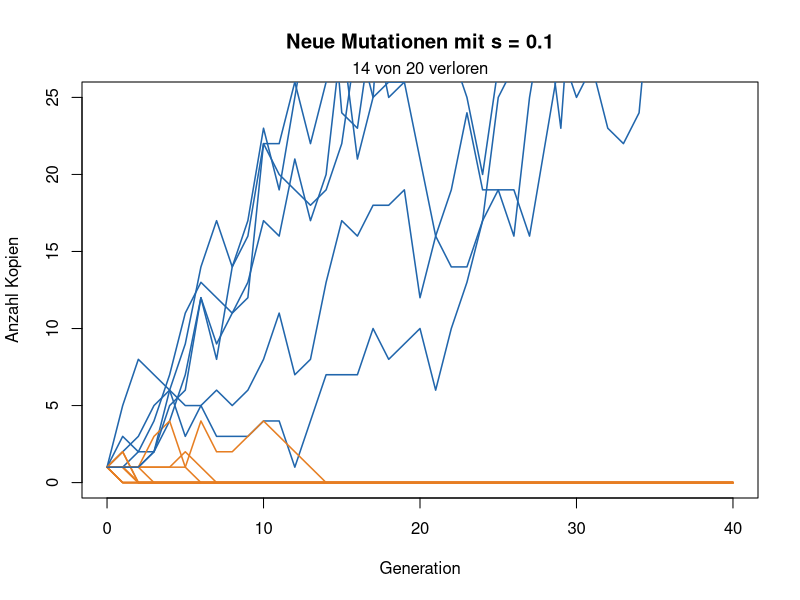
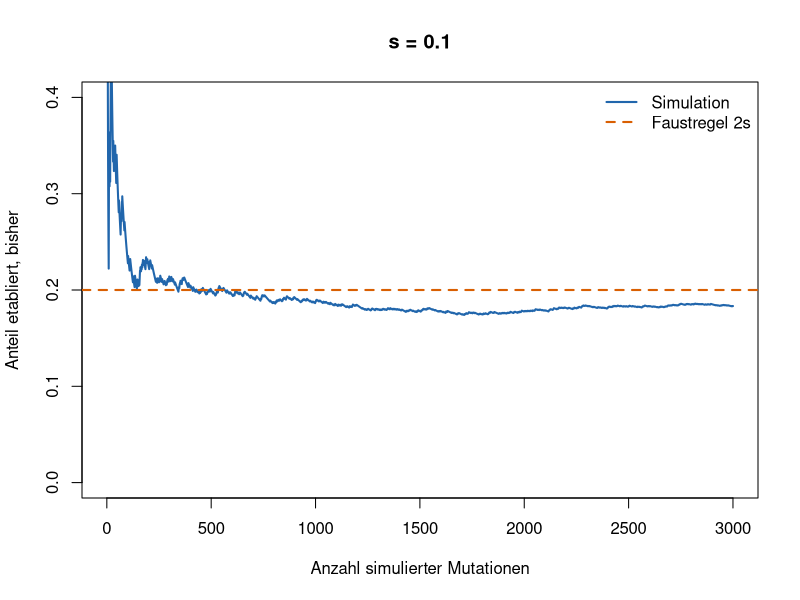
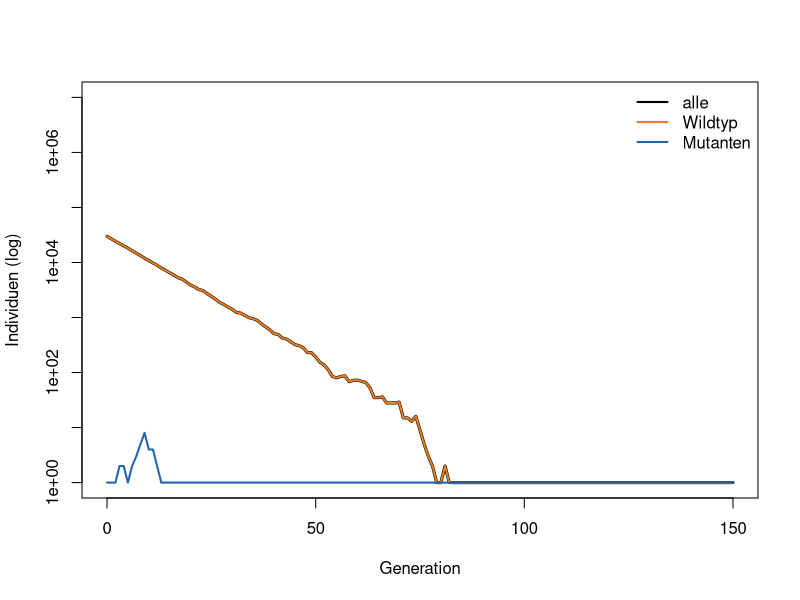
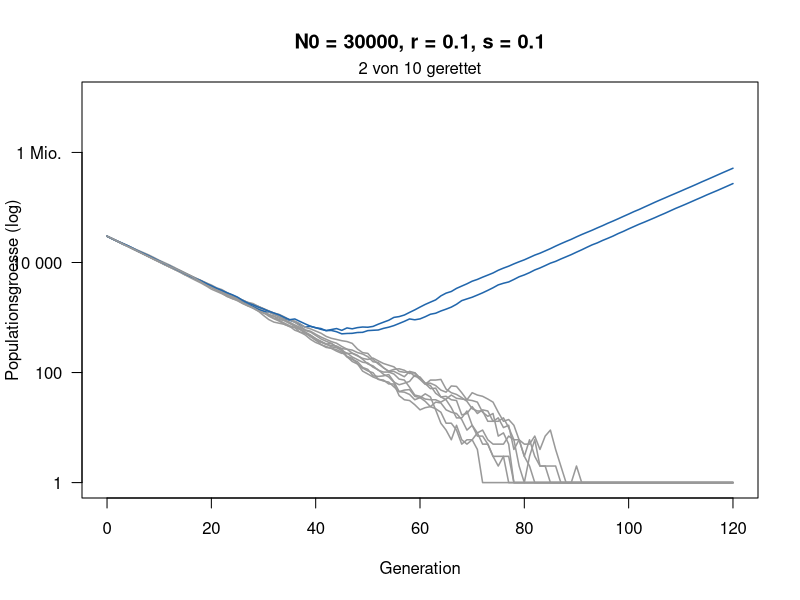
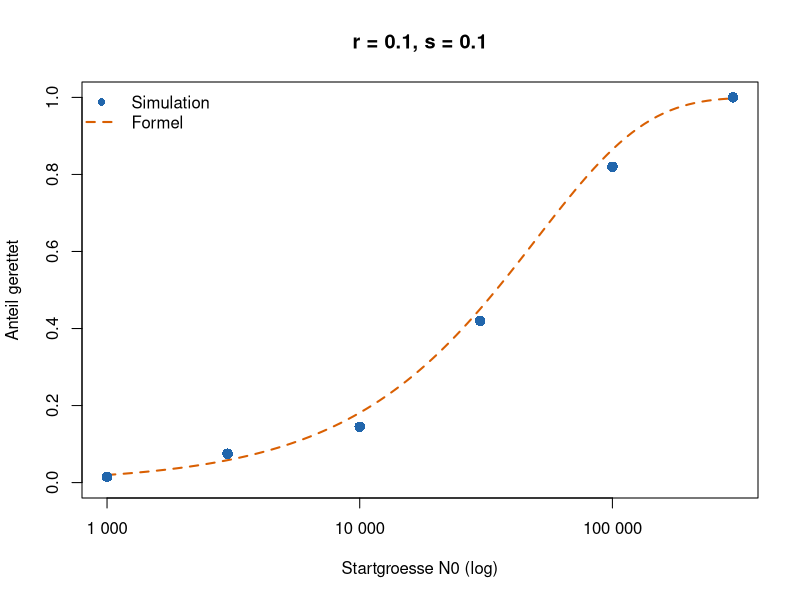
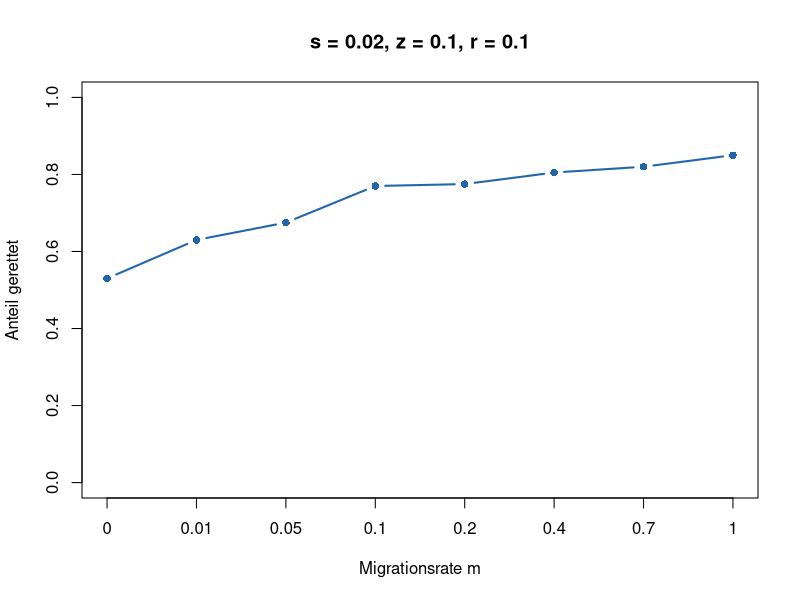
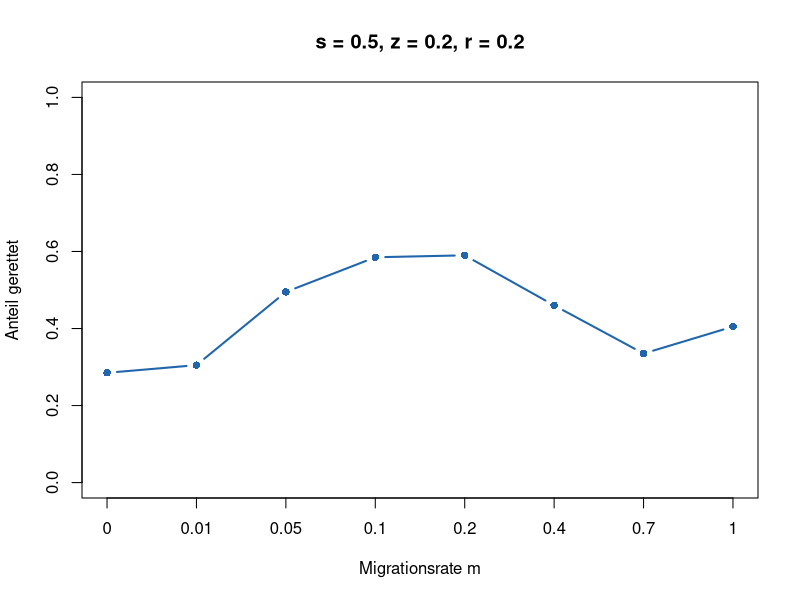

Recreate these plots in R, in order.
## ---- chunk 1
knitr::opts_chunk$set(echo = TRUE, warning = FALSE, message = FALSE,
                      fig.height = 4.6, fig.width = 7.5)
## ---- chunk 2
#| code-fold: true
#| code-summary: "Hilfsfunktionen (nicht verändern)"
# Eine Mutation über die Zeit: jede Kopie hat im Mittel 1 + s Nachkommen
linie <- function(s, generationen = 40) {
  n <- numeric(generationen + 1)
  n[1] <- 1
  for (t in seq_len(generationen)) n[t + 1] <- rpois(1, n[t] * (1 + s))
  n
}

zeige_linien <- function(s, anzahl = 20) {
  plot(NA, xlim = c(0, 40), ylim = c(0, 25), xlab = "Generation",
       ylab = "Anzahl Kopien", main = paste("Neue Mutationen mit s =", s))
  verloren <- 0
  for (i in seq_len(anzahl)) {
    n <- linie(s)
    weg <- n[41] == 0
    verloren <- verloren + weg
    lines(0:40, n, col = if (weg) "#e67e22" else "#2166ac", lwd = 1.5)
  }
  mtext(paste(verloren, "von", anzahl, "verloren"), side = 3, line = 0.2)
}

# Anteil etabliert nach 1, 2, 3, ... Läufen, dazu die Faustregel 2s
zeige_anteil <- function(ergebnisse, s) {
  laeufe <- seq_along(ergebnisse)
  plot(laeufe, cumsum(ergebnisse) / laeufe, type = "l", lwd = 2, col = "#2166ac",
       ylim = c(0, min(1, 4 * s)), xlab = "Anzahl simulierter Mutationen",
       ylab = "Anteil etabliert, bisher", main = paste("s =", s))
  abline(h = 2 * s, lty = 2, lwd = 2, col = "#d95f02")
  legend("topright", c("Simulation", "Faustregel 2s"), col = c("#2166ac", "#d95f02"),
         lty = c(1, 2), lwd = 2, bty = "n")
}

# Eine schrumpfende Population: Wildtyp (1 - r), Mutanten (1 + s)
rettung_lauf <- function(N0, r, s, U = 1e-5, generationen = 120) {
  wt <- N0; mut <- 0
  N <- numeric(generationen + 1); N[1] <- N0
  for (t in seq_len(generationen)) {
    neu <- rbinom(1, wt, U)
    wt <- rpois(1, wt * (1 - r))
    mut <- min(rpois(1, mut * (1 + s)) + neu, 1e7)
    N[t + 1] <- wt + mut
  }
  N
}

zeige_rettung <- function(N0, r, s, anzahl = 10) {
  plot(NA, xlim = c(0, 120), ylim = c(1, 1e7), log = "y", xlab = "Generation",
       ylab = "Populationsgroesse (log)", yaxt = "n",
       main = paste0("N0 = ", N0, ", r = ", r, ", s = ", s))
  axis(2, at = 10^c(0, 2, 4, 6), labels = c("1", "100", "10 000", "1 Mio."), las = 1)
  gerettet <- 0
  for (i in seq_len(anzahl)) {
    N <- rettung_lauf(N0, r, s)
    ok <- N[121] > 0
    gerettet <- gerettet + ok
    lines(0:120, pmax(N, 1), col = if (ok) "#2166ac" else "grey60", lwd = 1.5)
  }
  mtext(paste(gerettet, "von", anzahl, "gerettet"), side = 3, line = 0.2)
}

# 1 = gerettet (1000 Mutanten), 0 = ausgestorben
rettung <- function(N0, r, s, U = 1e-5, grenze = 1000) {
  wt <- N0; mut <- 0
  repeat {
    neu <- rbinom(1, wt, U)
    wt <- rpois(1, wt * (1 - r))
    mut <- rpois(1, mut * (1 + s)) + neu
    if (mut >= grenze) return(1)
    if (wt + mut == 0) return(0)
  }
}

schaetze_rettung <- function(N0, r, s, wiederholungen = 300) {
  mean(replicate(wiederholungen, rettung(N0, r, s)))
}

# Näherung (Orr & Unckless 2014)
formel <- function(N0, r, s, U = 1e-5) round(1 - exp(-2 * N0 * U * s / r), 2)
# Simulation (Punkte) und Formel (Linie) für viele Startgrössen
vergleiche_rettung <- function(r, s, N0_werte = c(1e3, 3e3, 1e4, 3e4, 1e5, 3e5),
                               wiederholungen = 200, U = 1e-5) {
  sim <- sapply(N0_werte, function(N0) schaetze_rettung(N0, r, s, wiederholungen))
  N0_fein <- 10^seq(log10(min(N0_werte)), log10(max(N0_werte)), length.out = 100)
  plot(N0_fein, 1 - exp(-2 * N0_fein * U * s / r), type = "l", lwd = 2, lty = 2,
       col = "#d95f02", log = "x", ylim = c(0, 1), xlab = "Startgroesse N0 (log)",
       ylab = "Anteil gerettet", main = paste0("r = ", r, ", s = ", s), xaxt = "n")
  axis(1, at = c(1e3, 1e4, 1e5), labels = c("1 000", "10 000", "100 000"))
  points(N0_werte, sim, pch = 16, cex = 1.4, col = "#2166ac")
  legend("topleft", c("Simulation", "Formel"), col = c("#2166ac", "#d95f02"),
         pch = c(16, NA), lty = c(NA, 2), lwd = 2, bty = "n")
  invisible(data.frame(N0 = N0_werte, simulation = sim))
}
## ---- chunk 3
#| fig-height: 4.4
#| fig-width: 7.5
zeige_linien(s = 0.1)   # hier s ändern
## ---- chunk 4
s <- 0.1
a <- (1 - s) / 2          # Chance auf keine Nachkommen
n <- 1                    # eine Kopie
2 * rbinom(1, n, 1 - a)   # Kopien in der nächsten Generation: 0 oder 2
## ---- chunk 5
n <- 1                          # eine neue Mutation
verlauf <- n
while (n > 0 && n < 100) {      # solange nicht verloren und nicht etabliert
  n <- 2 * rbinom(1, n, 1 - a)
  verlauf <- c(verlauf, n)
}
verlauf
length(verlauf) - 1             # wie viele Generationen?
## ---- chunk 6
eine_linie <- function(s) {
  a <- (1 - s) / 2
  n <- 1
  while (n > 0 && n < 100) {
    n <- 2 * rbinom(1, n, 1 - a)
  }
  as.numeric(n >= 100)   # 1 = etabliert, 0 = verloren
}

s <- 0.1                                  # hier s ändern
ergebnisse <- replicate(3000, eine_linie(s))
mean(ergebnisse)   # Anteil etabliert
2 * s              # Faustregel 2s
## ---- chunk 7
zeige_anteil(ergebnisse, s)
## ---- chunk 8
#| fig-height: 4.4
#| fig-width: 7.5
N0 <- 30000   # Startgrösse
r  <- 0.1     # Rückgang des Wildtyps pro Generation
s  <- 0.1     # Vorteil der Mutante
U  <- 1e-5    # Mutationsrate
generationen <- 150

# 1. Zustand: ein Platz pro Generation
wt  <- numeric(generationen + 1)
mut <- numeric(generationen + 1)
wt[1]  <- N0
mut[1] <- 0

# 2. und 3.: eine Generation, viele Male
for (t in 1:generationen) {
  neu        <- rbinom(1, wt[t], U)                # neue Mutanten unter den Wildtypen
  wt[t + 1]  <- rpois(1, wt[t] * (1 - r))          # Wildtyp: im Mittel 1 - r Nachkommen
  mut[t + 1] <- rpois(1, mut[t] * (1 + s)) + neu   # Mutanten: im Mittel 1 + s Nachkommen
}

plot(0:generationen, pmax(wt + mut, 1), type = "l", lwd = 3, log = "y",
     xlab = "Generation", ylab = "Individuen (log)", ylim = c(1, 1e7))
lines(0:generationen, pmax(wt, 1),  col = "#e67e22", lwd = 2)
lines(0:generationen, pmax(mut, 1), col = "#2166ac", lwd = 2)
legend("topright", c("alle", "Wildtyp", "Mutanten"), col = c("black", "#e67e22", "#2166ac"),
       lwd = 2, bty = "n")

which(mut > 0)[1] - 1   # in welcher Generation gibt es zum ersten Mal Mutanten?
## ---- chunk 9
ein_lauf <- function(N0, r, s, U = 1e-5) {
  wt <- N0
  mut <- 0
  while (wt + mut > 0 && mut < 1000) {   # solange nicht ausgestorben und nicht gerettet
    neu <- rbinom(1, wt, U)
    wt  <- rpois(1, wt * (1 - r))
    mut <- rpois(1, mut * (1 + s)) + neu
  }
  as.numeric(mut >= 1000)   # 1 = gerettet, 0 = ausgestorben
}

ergebnisse <- replicate(200, ein_lauf(N0 = 30000, r = 0.1, s = 0.1))
sum(ergebnisse)    # wie viele von 200 gerettet?
mean(ergebnisse)   # Anteil: Schätzung der Wahrscheinlichkeit
## ---- chunk 10
#| fig-height: 4.6
#| fig-width: 7.5
zeige_rettung(N0 = 30000, r = 0.1, s = 0.1)   # hier N0 oder r ändern
## ---- chunk 11
set.seed(1)
vergleiche_rettung(r = 0.1, s = 0.1)   # hier r oder s ändern
## ---- chunk 12
zwei_orte <- function(m, s, z, r, K = 5000, theta = 100, U = 2e-5, grenze = 500) {
  wt  <- c(K, K)   # Wildtyp in Ort 1 und Ort 2
  mut <- c(0, 0)   # Mutanten in Ort 1 und Ort 2
  for (t in 1:1000) {
    schlecht <- c(TRUE, t > theta)
    wt  <- rpois(2, wt * ifelse(schlecht, 1 - r, 1))
    if (!schlecht[2]) wt[2] <- K                  # Zuflucht bleibt voll
    neu <- rbinom(2, wt, U)                       # neue Mutanten
    mut <- rpois(2, mut * ifelse(schlecht, 1 + z, 1 - s)) + neu
    weg_wt  <- rbinom(2, wt,  m / 2)              # Migration
    weg_mut <- rbinom(2, mut, m / 2)
    wt  <- wt  - weg_wt  + rev(weg_wt)
    mut <- mut - weg_mut + rev(weg_mut)
    if (sum(mut) >= grenze) return(1)             # gerettet
    if (sum(wt) + sum(mut) == 0) return(0)        # ausgestorben
  }
  0
}
## ---- chunk 13
#| code-fold: true
#| code-summary: "Abbildung (nicht verändern)"
zeige_migration <- function(s, z, r, wiederholungen = 200) {
  m_werte <- c(0, 0.01, 0.05, 0.1, 0.2, 0.4, 0.7, 1)
  p <- sapply(m_werte, function(m) mean(replicate(wiederholungen, zwei_orte(m, s, z, r))))
  plot(seq_along(m_werte), p, type = "b", pch = 16, lwd = 2, col = "#2166ac",
       ylim = c(0, 1), xaxt = "n", xlab = "Migrationsrate m", ylab = "Anteil gerettet",
       main = paste0("s = ", s, ", z = ", z, ", r = ", r))
  axis(1, at = seq_along(m_werte), labels = m_werte)
  invisible(data.frame(m = m_werte, gerettet = p))
}
## ---- chunk 14
#| fig-height: 4
#| fig-width: 7.5
set.seed(1)
zeige_migration(s = 0.02, z = 0.1, r = 0.1)   # billige Mutante
## ---- chunk 15
#| fig-height: 4
#| fig-width: 7.5
set.seed(1)
zeige_migration(s = 0.5, z = 0.2, r = 0.2)    # teure Mutante: bitte s ändern
